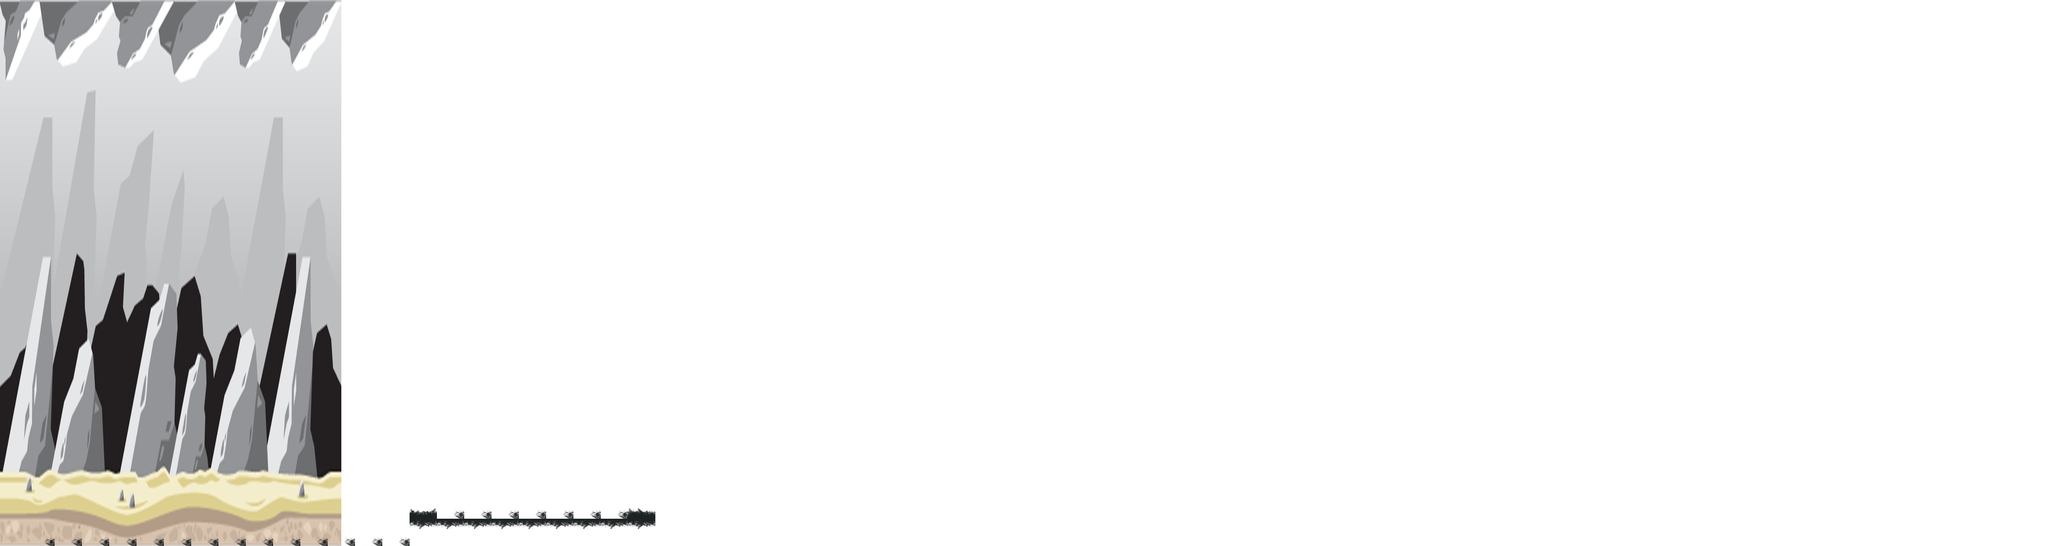

This is a level from a 2D game, rendered from its Tiled map with the project's own tilesets. A one-line summary and the map file follow, with tile-layer data summarised:
An orthogonal 75x20 tile map with 64x64 px tiles, 1 tile layer (tilesheet), 1 image layer and 106 objects (39x agarre, 24x plataformaHorizontal, 7x tutorialText, 6x checkPoint, 6x objetoInteractivo, ...).

<map version="1.0" orientation="orthogonal" renderorder="right-down" width="75" height="20" tilewidth="64" tileheight="64" backgroundcolor="#ffffff" nextobjectid="502">
 <tileset firstgid="1" name="tileset" tilewidth="64" tileheight="64" tilecount="72">
  <image source="tileset.png" width="512" height="576" />
 </tileset>
 <imagelayer name="backdrop">
  <image source="level0_background.png" />
 </imagelayer>
 <layer name="tilesheet" width="75" height="20">
  <properties>
   <property name="tilesheet" value="tileset.png" />
  </properties>
  <data>[1500 cells, 32 non-empty, 4 distinct tile ids]</data>
 </layer>
 <objectgroup name="entities">
  <!-- 106 objects omitted --></objectgroup>
</map>
<!-- 106 of 106 objects omitted -->